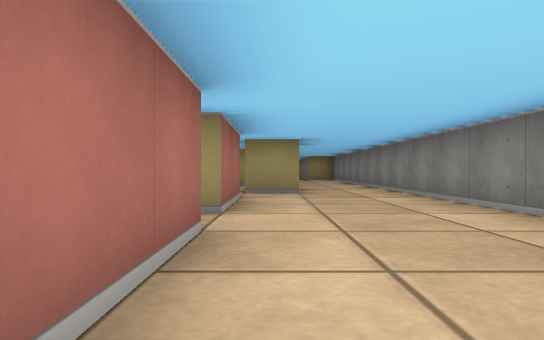
view 1 (above)

17 first-person views from a walk through a cub3D level. The camera is about half as high as the walls, looks level and sees 75° across. The floor is counted in squares. Each view is taken from the middle of a square. On the plan, view 1 faces up. The plan holds only what a view shows up to about 9 squares ahead; the rest is blank.

view 2
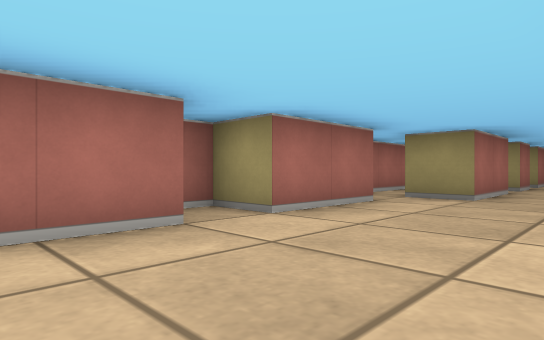

view 3
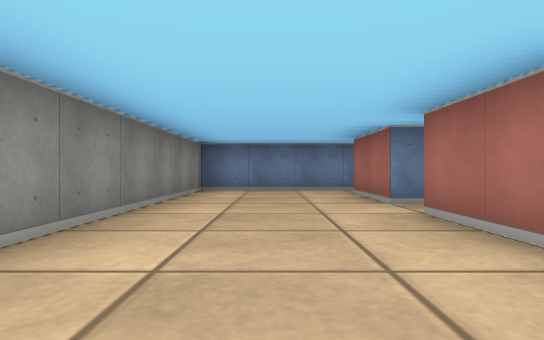

view 4
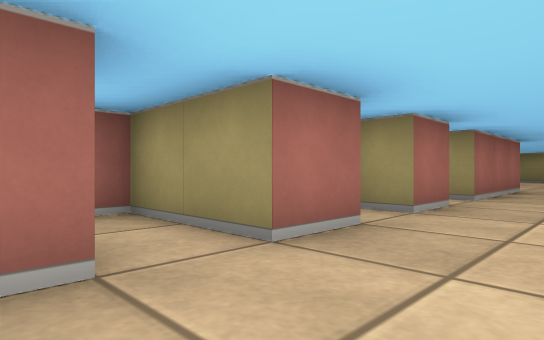

view 5
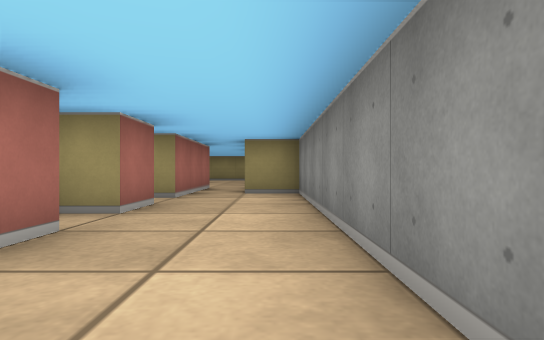

view 6
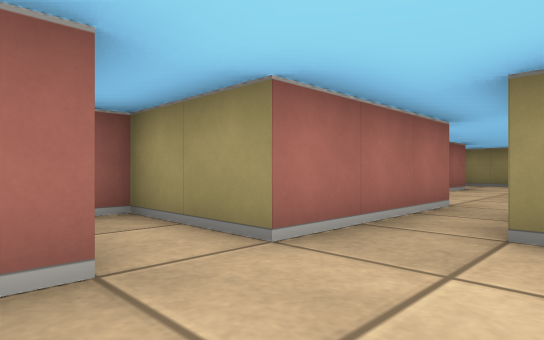

view 7
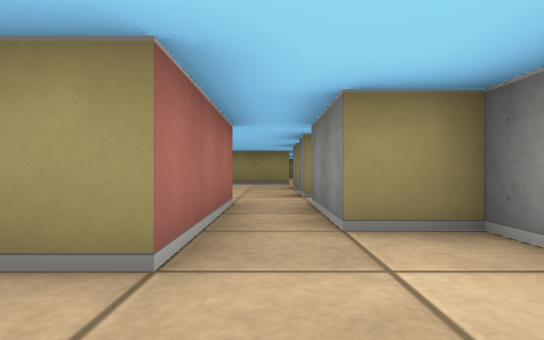

view 8
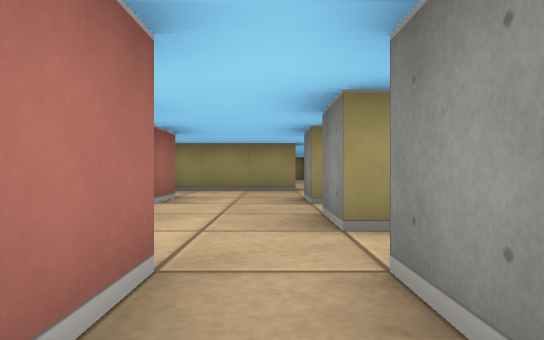

view 9
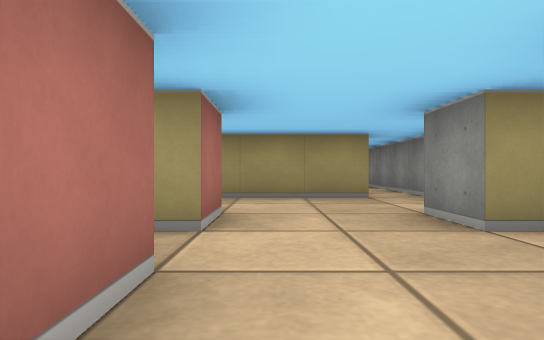

view 10
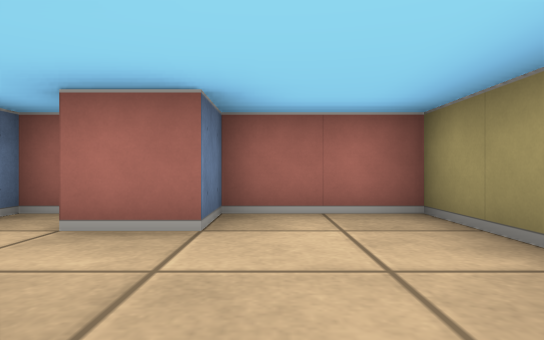

view 11
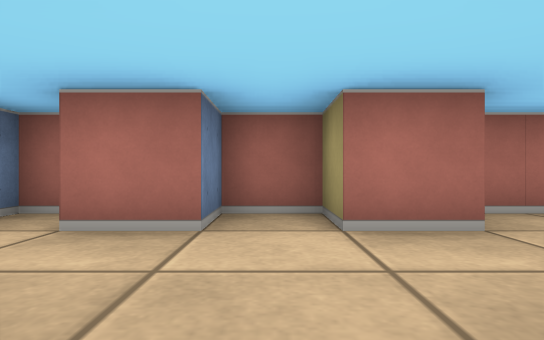

view 12
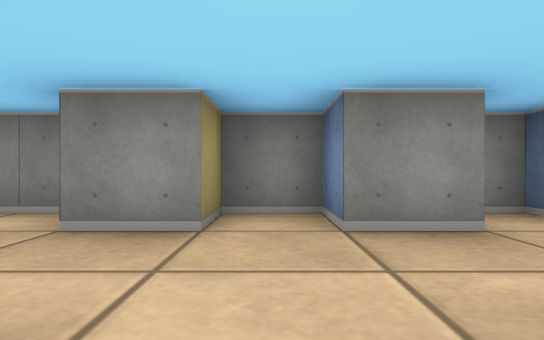

view 13
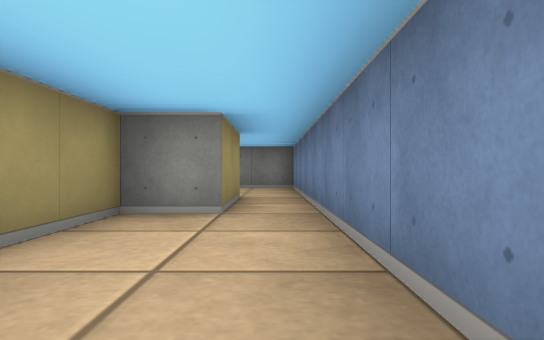

view 14
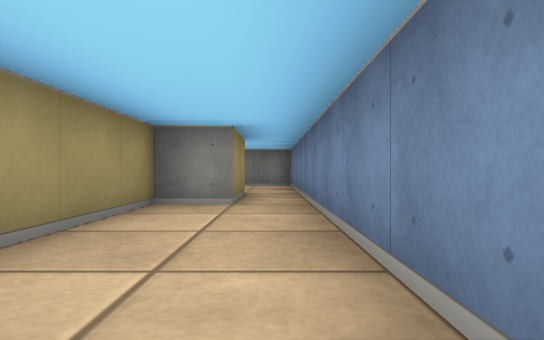

view 15
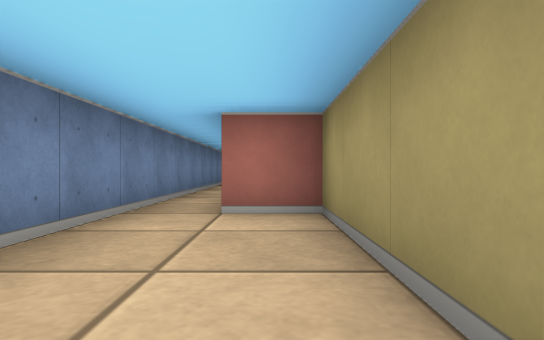

view 16
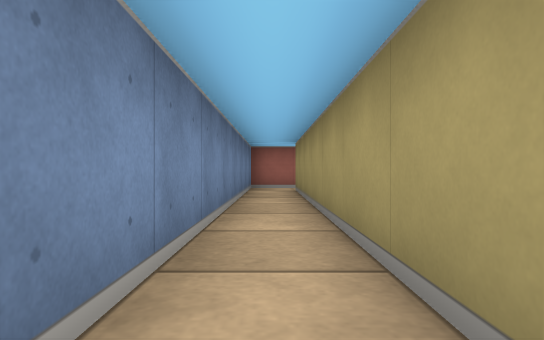

view 17
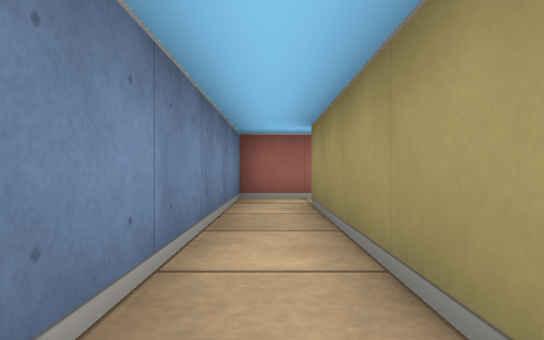

### Floor plan
Ten units are one square. View 1 is at (0, 0); x grows to the right and y downward. Boxes are objects, and circles mark ways between rooms. Rooms are numbered by the first view taken in them; rooms with no view inside come last. Other rooms are left out.
<svg viewBox="-160 -240 190 250">
<path fill="none" stroke="#000" d="M-5 -56 -5 -35 -15 -35 -15 -30M-10 -25 -5 -25 -5 -5M5 -85 5 -65 -5 -65M-5 5 25 5 25 -85M5 -126 5 -115 -1 -115M5 -105 5 -95M25 -85 25 -145 15 -145 15 -165M5 -166 5 -135 -15 -135 -15 -131M-15 -170 -15 -165M25 -164 25 -170M15 -225 -15 -225 -15 -205 -5 -205M25 -210 25 -235M-5 -205 -5 -195 -15 -195 -15 -185 -5 -185 -5 -175M15 -175 15 -185 25 -185 25 -195 15 -195 15 -205M-65 5 -5 5M-5 -5 -25 -5 -25 -15 -65 -15 -65 -5M-76 -5 -145 -5M-155 -6 -155 5 -65 5M5 -95 -15 -95 -15 -72"/>
<circle cx="15" cy="-75" r="3" fill="#2a7"/>
<circle cx="-10" cy="0" r="3" fill="#2a7"/>
<circle cx="-10" cy="-75" r="3" fill="#2a7"/>
<circle cx="10" cy="-160" r="3" fill="#2a7"/>
<circle cx="0" cy="-90" r="3" fill="#2a7"/>
<circle cx="5" cy="-180" r="3" fill="#2a7"/>
<circle cx="5" cy="-200" r="3" fill="#2a7"/>
<circle cx="-70" cy="0" r="3" fill="#2a7"/>
<text x="10" y="-40">1</text>
<text x="10" y="-120">2</text>
<text x="0" y="-170">3</text>
<text x="10" y="-220">4</text>
<text x="0" y="-190">5</text>
<text x="-40" y="0">6</text>
<text x="-110" y="0">7</text>
<text x="-10" y="-80">8</text>
</svg>
Room 1 opens to room 2. Room 1 opens to room 6. Room 1 opens to room 8. Room 2 opens to room 3. Room 2 opens to room 8. Room 3 opens to room 5. Room 4 opens to room 5. Room 6 opens to room 7.

Where each view was taken, in squares from view 1:
view 1: 0 up, 0 right, facing up
view 2: 1 up, 2 right, facing up-left
view 3: 7 up, 1 right, facing down
view 4: 8 up, 2 right, facing up-left
view 5: 8 up, 2 right, facing up
view 6: 12 up, 2 right, facing up-left
view 7: 12 up, 1 right, facing up
view 8: 15 up, 1 right, facing up
view 9: 17 up, 0 right, facing up
view 10: 21 up, 2 right, facing left
view 11: 19 up, 2 right, facing left
view 12: 19 up, 1 left, facing right
view 13: 0 up, 6 left, facing right
view 14: 0 up, 7 left, facing right
view 15: 1 up, 3 left, facing left
view 16: 0 up, 7 left, facing left
view 17: 0 up, 10 left, facing left
